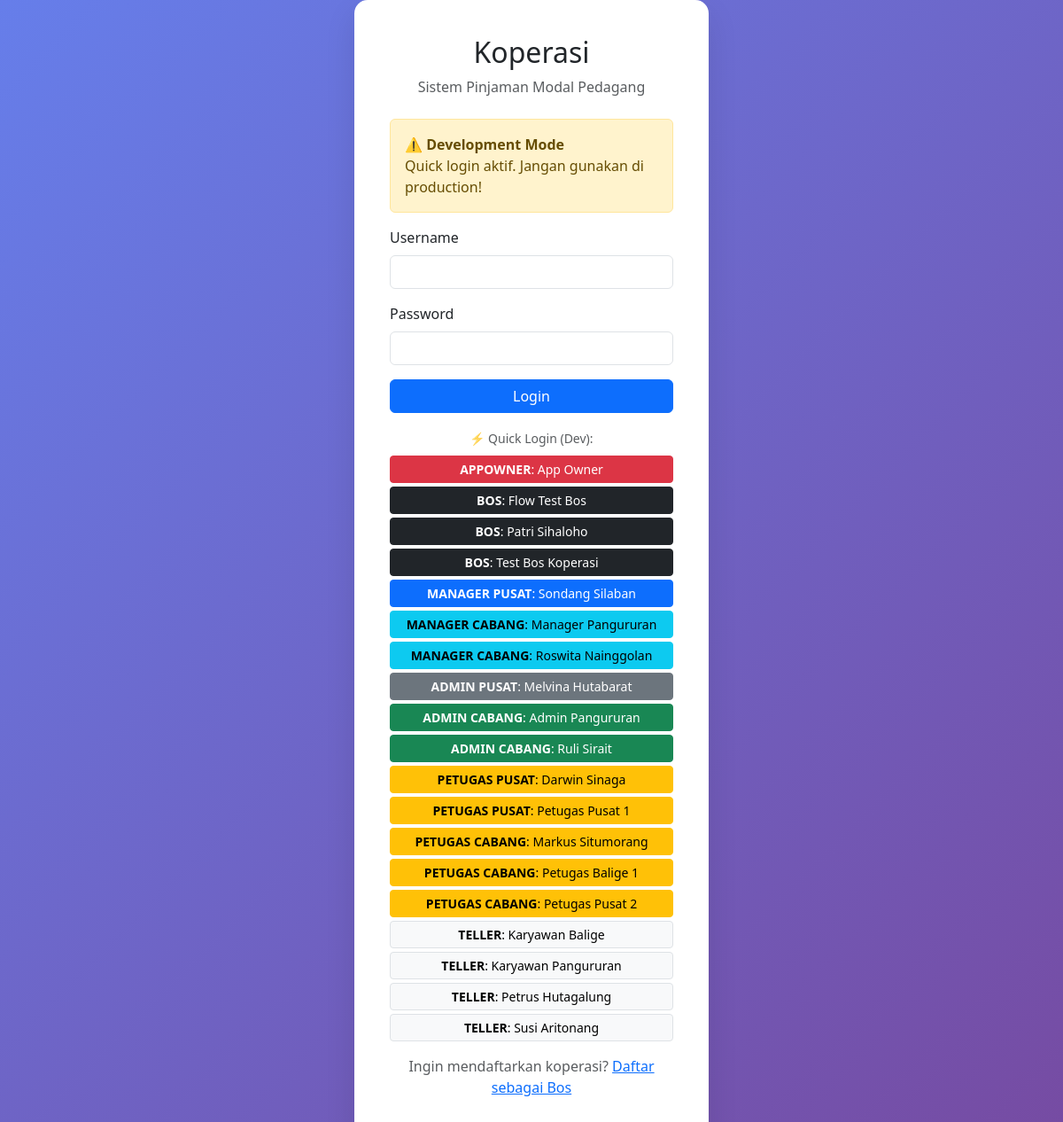
The page /login.php on the database its author committed.
### tables this page shows
CREATE TABLE `users` (
  `id` int(11) NOT NULL AUTO_INCREMENT,
  `username` varchar(50) NOT NULL,
  `password` varchar(255) NOT NULL,
  `nama` varchar(100) NOT NULL,
  `ktp` varchar(16) DEFAULT NULL COMMENT 'NIK KTP - identitas global via db_orang',
  `email` varchar(100) DEFAULT NULL,
  `telp` varchar(20) DEFAULT NULL,
  `role` varchar(50) NOT NULL DEFAULT 'teller',
  `owner_bos_id` int(10) unsigned DEFAULT NULL,
  `cabang_id` int(11) DEFAULT NULL,
  `derived_permissions` longtext DEFAULT NULL CHECK (json_valid(`derived_permissions`)),
  `status` enum('aktif','nonaktif') NOT NULL DEFAULT 'aktif',
  `created_at` timestamp NOT NULL DEFAULT current_timestamp(),
  `updated_at` timestamp NOT NULL DEFAULT current_timestamp() ON UPDATE current_timestamp(),
  `limit_kasbon` decimal(12,0) DEFAULT 0,
  `gaji` decimal(12,0) DEFAULT 0,
  `tanggal_lahir` date DEFAULT NULL,
  `tanggal_masuk` date DEFAULT NULL,
  `db_orang_person_id` int(11) DEFAULT NULL,
  `totp_secret` varchar(64) DEFAULT NULL,
  `totp_enabled` tinyint(1) DEFAULT 0,
  `totp_verified_at` timestamp NULL DEFAULT NULL,
  `phone_2fa` varchar(20) DEFAULT NULL,
  PRIMARY KEY (`id`),
  UNIQUE KEY `username` (`username`),
  KEY `idx_owner_bos_id` (`owner_bos_id`),
  KEY `idx_db_orang_person` (`db_orang_person_id`),
  KEY `idx_users_ktp` (`ktp`),
  KEY `idx_users_cabang` (`cabang_id`),
  KEY `idx_users_owner_bos` (`owner_bos_id`),
  KEY `idx_users_role_status` (`role`,`status`),
  KEY `idx_users_id` (`id`),
  CONSTRAINT `fk_users_cabang` FOREIGN KEY (`cabang_id`) REFERENCES `cabang` (`id`) ON DELETE SET NULL ON UPDATE CASCADE,
  CONSTRAINT `fk_users_db_orang_person` FOREIGN KEY (`db_orang_person_id`) REFERENCES `db_orang`.`people` (`id`) ON DELETE SET NULL ON UPDATE CASCADE
);

### config/database.php (called while the page is built, shortened)
<?php
require_once __DIR__ . '/path.php';
$mysql_socket = PHP_OS === 'WINNT' ? null : '/opt/lampp/var/mysql/mysql.sock';
$conn = new mysqli(DB_KEWER_HOST, DB_KEWER_USER, DB_KEWER_PASS, DB_KEWER_NAME, 3306, $mysql_socket);
$conn->set_charset("utf8mb4");
function query($sql, $params = []) {
    global $conn;
    $sql_trimmed = strtoupper(ltrim($sql));
    if (empty($params)) {
        $result = mysqli_query($conn, $sql);
        if (strpos($sql_trimmed, 'SELECT') === 0) {
            $data = [];
            while ($row = mysqli_fetch_assoc($result)) {
                $data[] = $row;
            }
            return $data;
        }
        return mysqli_affected_rows($conn);
    }
    $stmt = $conn->prepare($sql);
    $types = str_repeat('s', count($params));
    $stmt->bind_param($types, ...$params);
    $stmt->execute();
    return $stmt->affected_rows;
}

### config/path.php (called while the page is built, shortened)
<?php
function baseUrl($path = '') {
    return BASE_URL . '/' . ltrim($path, '/');
}

### login.php (the view, shortened to what this page needs)
<?php
require_once 'config/path.php';
?>
<!DOCTYPE html>
<html lang="id">
<head>
    <link href="https://cdn.jsdelivr.net/npm/bootstrap@5.3.0/dist/css/bootstrap.min.css" rel="stylesheet">
</head>
<body>
    <div class="login-card">
        <div class="text-center mb-4">
            <h2><?php echo APP_NAME; ?></h2>
            <p class="text-muted">Sistem Pinjaman Modal Pedagang</p>
        </div>
        <?php if (APP_ENV === 'development'): ?>
        <div class="alert alert-warning mb-3">
            <strong>⚠️ Development Mode</strong><br>
            Quick login aktif. Jangan gunakan di production!
        </div>
        <?php endif; ?>
        <form method="POST" id="loginForm">
            <div class="mb-3">
                <label class="form-label">Username</label>
                <input type="text" name="username" class="form-control" id="username" required>
            </div>
            <div class="mb-3">
                <label class="form-label">Password</label>
                <input type="password" name="password" class="form-control" id="password" required>
            </div>
            <button type="submit" class="btn btn-primary w-100">Login</button>
        </form>
                <?php if (APP_ENV === 'development'):
            $dev_users = query("SELECT username, nama, role FROM users WHERE status = 'aktif' ORDER BY FIELD(role, 'appOwner','bos','manager_pusat','manager_cabang','admin_pusat','admin_cabang','petugas_pusat','petugas_cabang','teller'), nama");
            if (is_array($dev_users) && count($dev_users) > 0):
                $role_colors = [
                    'appOwner' => 'danger', 'bos' => 'dark', 'manager_pusat' => 'primary', 'manager_cabang' => 'info',
                    'admin_pusat' => 'secondary', 'admin_cabang' => 'success',
                    'petugas_pusat' => 'warning', 'petugas_cabang' => 'warning',
                    'teller' => 'light border'
                ];
        ?>
        <div class="mt-3">
            <p class="text-center text-muted mb-2"><small>⚡ Quick Login (Dev):</small></p>
            <div class="d-grid gap-1">
                <?php foreach ($dev_users as $du):
                    $btn = $role_colors[$du['role']] ?? 'secondary';
                    $label = strtoupper(str_replace('_', ' ', $du['role']));
                ?>
                <button type="button" class="btn btn-<?= $btn ?> btn-sm" onclick="quickLogin('<?= htmlspecialchars($du['username']) ?>')"><strong><?= $label ?></strong>: <?= htmlspecialchars($du['nama']) ?></button>
                <?php endforeach; ?>
            </div>
        </div>
        <?php endif; endif; ?>
        <div class="mt-3 text-center">
            <p class="text-muted">Ingin mendaftarkan koperasi? <a href="<?php echo baseUrl('pages/bos/register.php'); ?>" class="text-primary">Daftar sebagai Bos</a></p>
        </div>
    </div>
</body>
</html>

### login.php (style rules this page uses)
body { background: linear-gradient(135deg, #667eea 0%, #764ba2 100%); min-height: 100vh; display: flex; align-items: center; justify-content: center; }
.login-card { background: white; border-radius: 15px; box-shadow: 0 15px 35px rgba(0,0,0,0.1); padding: 40px; width: 100%; max-width: 400px; }

### rows shown on the page
users: role "APPOWNER", nama "App Owner"
users: role "BOS", nama "Flow Test Bos"
users: role "BOS", nama "Patri Sihaloho"
users: role "BOS", nama "Test Bos Koperasi"
users: role "MANAGER PUSAT", nama "Sondang Silaban"
users: role "MANAGER CABANG", nama "Manager Pangururan"
users: role "MANAGER CABANG", nama "Roswita Nainggolan"
users: role "ADMIN PUSAT", nama "Melvina Hutabarat"
users: role "ADMIN CABANG", nama "Admin Pangururan"
users: role "ADMIN CABANG", nama "Ruli Sirait"
users: role "PETUGAS PUSAT", nama "Darwin Sinaga"
users: role "PETUGAS PUSAT", nama "Petugas Pusat 1"
users: role "PETUGAS CABANG", nama "Markus Situmorang"
users: role "PETUGAS CABANG", nama "Petugas Balige 1"
users: role "PETUGAS CABANG", nama "Petugas Pusat 2"
users: role "TELLER", nama "Karyawan Balige"
users: role "TELLER", nama "Karyawan Pangururan"
users: role "TELLER", nama "Petrus Hutagalung"
users: role "TELLER", nama "Susi Aritonang"

### other values the page prints
APP_NAME "Koperasi"
